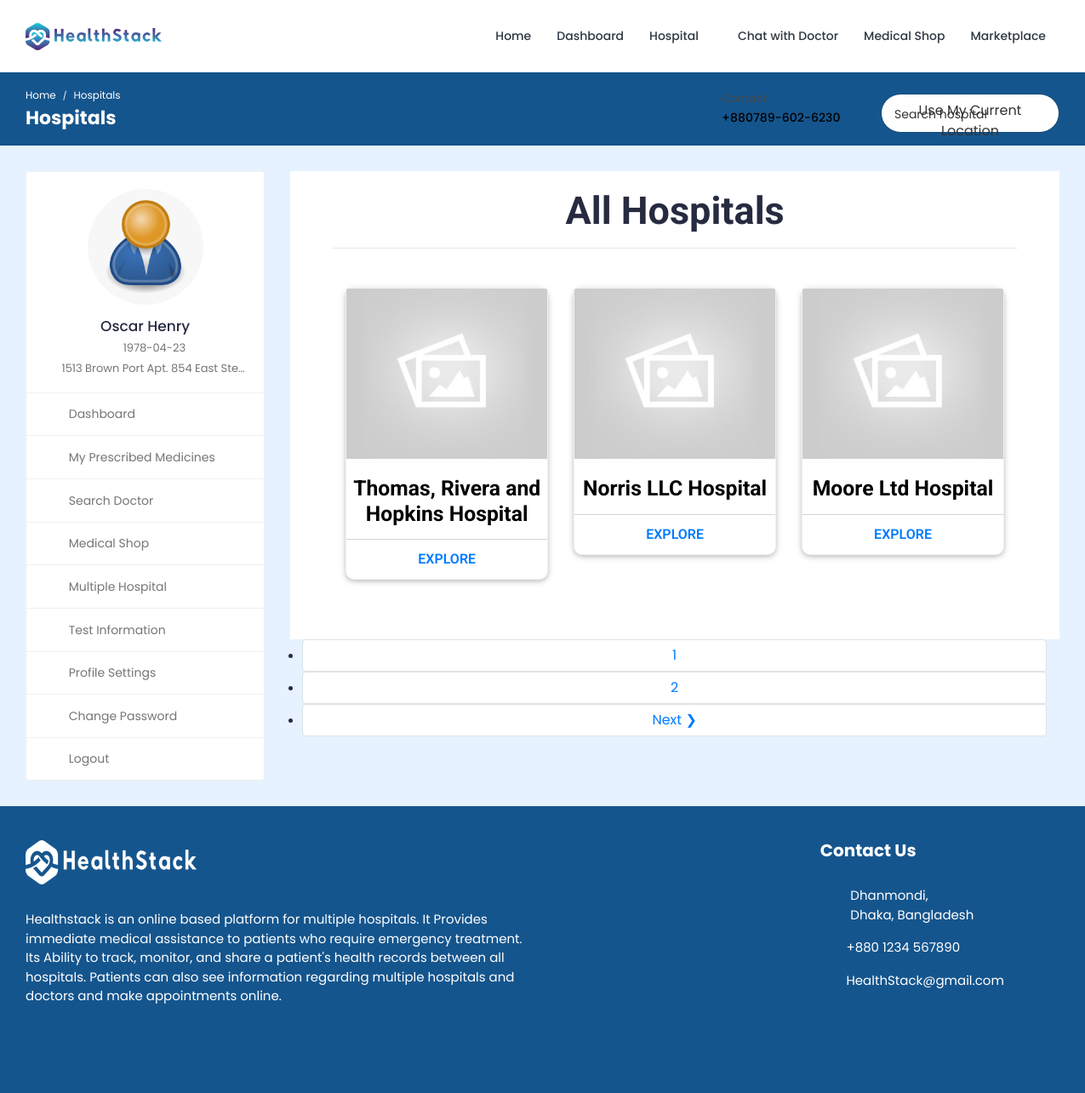
Page /multiple-hospital/ (signed in) on the committed database.
### hospital/models.py (models this page shows, shortened)
class Patient(models.Model):
    patient_id = models.AutoField(primary_key=True)
    user = models.OneToOneField(User, on_delete=models.CASCADE, null=True, blank=True, related_name='patient')
    name = models.CharField(max_length=200, null=True, blank=True)
    username = models.CharField(max_length=200, null=True, blank=True)
    age = models.IntegerField(null=True, blank=True)
    email = models.EmailField(max_length=200, null=True, blank=True)
    phone_number = models.CharField(max_length=20, null=True, blank=True)
    address = models.CharField(max_length=200, null=True, blank=True)
    featured_image = models.ImageField(upload_to='patients/', default='patients/user-default.png', null=True, blank=True)
    blood_group = models.CharField(max_length=200, null=True, blank=True)
    history = models.CharField(max_length=200, null=True, blank=True)
    dob = models.CharField(max_length=200, null=True, blank=True)
    nid = models.CharField(max_length=200, null=True, blank=True)
    serial_number = models.CharField(max_length=200, null=True, blank=True)
    login_status = models.CharField(max_length=200, null=True, blank=True, default="offline")

class Hospital_Information(models.Model):
    HOSPITAL_TYPE = (
        ('private', 'Private hospital'),
        ('public', 'Public hospital'),
    )
    hospital_id = models.AutoField(primary_key=True)
    name = models.CharField(max_length=200, null=True, blank=True)
    address = models.CharField(max_length=200, null=True, blank=True)
    featured_image = models.ImageField(upload_to='hospitals/', default='hospitals/default.png', null=True, blank=True)
    description = models.TextField(null=True, blank=True)
    email = models.EmailField(max_length=200, null=True, blank=True)
    phone_number = models.CharField(max_length=20, null=True, blank=True)
    hospital_type = models.CharField(max_length=200, choices=HOSPITAL_TYPE)
    general_bed_no = models.IntegerField(null=True, blank=True)
    available_icu_no = models.IntegerField(null=True, blank=True)
    regular_cabin_no = models.IntegerField(null=True, blank=True)
    emergency_cabin_no = models.IntegerField(null=True, blank=True)
    vip_cabin_no = models.IntegerField(null=True, blank=True)
    latitude = models.DecimalField(max_digits=9, decimal_places=6, null=True, blank=True)
    longitude = models.DecimalField(max_digits=9, decimal_places=6, null=True, blank=True)

### hospital/views.py (the view)
# urls.py: path('multiple-hospital/', views.multiple_hospital, name='multiple-hospital'),
@csrf_exempt
@login_required(login_url="unified-login")
def multiple_hospital(request):
    if request.user.is_authenticated:
        user_lat = request.GET.get('latitude')
        user_lon = request.GET.get('longitude')
        radius = request.GET.get('radius')
        if request.user.is_patient:
            patient = Patient.objects.get(user=request.user)
            doctors = Doctor_Information.objects.all()
            hospitals, search_query = searchHospitals(request, user_lat, user_lon, radius)
            custom_range, hospitals = paginateHospitals(request, hospitals, 3)
            context = {'patient': patient, 'doctors': doctors, 'hospitals': hospitals, 'search_query': search_query, 'custom_range': custom_range}
            return render(request, 'multiple-hospital.html', context)
        elif request.user.is_doctor:
            doctor = Doctor_Information.objects.get(user=request.user)
            hospitals, search_query = searchHospitals(request, user_lat, user_lon, radius)
            context = {'doctor': doctor, 'hospitals': hospitals, 'search_query': search_query}
            return render(request, 'multiple-hospital.html', context)
    else:
        logout(request)
        messages.error(request, 'Not Authorized')
        return render(request, 'patient-login.html')

### templates/multiple-hospital.html (shortened to what this page needs)
{% load static %}
<!DOCTYPE html>
<html lang="en">
<head>
	<link rel="stylesheet" href="{% static 'HealthStack-System/css/Normal/bootstrap.min.css' %}">
	<link rel="stylesheet" href="{% static 'HealthStack-System/plugins/Normal/fontawesome/css/fontawesome.min.css' %}">
	<link rel="stylesheet" href="{% static 'HealthStack-System/plugins/Normal/fontawesome/css/all.min.css' %}">
	<link rel="stylesheet" href="{% static 'HealthStack-System/css/Normal/style.css' %}">
	<link rel="stylesheet"href="{% static 'HealthStack-System/css/Normal/hospital.css' %}">
	<link rel="stylesheet"href="{% static 'HealthStack-System/css/Normal/search2.css' %}">
	</head>
	<body>
		<div class="main-wrapper">
			<header class="header">
				{% if user.is_authenticated and user.is_patient %}
				{% include 'patient_navbar.html' %}
				{% endif %}
			</header>
			<div class="breadcrumb-bar">
				<div class="container-fluid">
					<div class="row align-items-center">
						<div class="col-md-6 col-6">
							<nav aria-label="breadcrumb" class="page-breadcrumb">
								<ol class="breadcrumb">
									{% if user.is_authenticated and user.is_patient %}
									<li class="breadcrumb-item"><a href="{% url 'patient-dashboard' %}">Home</a></li>
									{% endif %}
									<li class="breadcrumb-item active" aria-current="page">Hospitals</li>
								</ol>
							</nav>
							<h2 class="breadcrumb-title">Hospitals</h2>
						</div>
						<div class="col-md-6 col-6 text-right">
							<div class="top-nav-search">
								<form action="{% url 'multiple-hospital' %}" method="GET">
									<input type="text" class="form-control" placeholder="Search hospital" name="search_query" value="{{search_query}}">
									<button class="btn" type="submit"><i class="fa fa-search"></i></button>
                                    <button type="button" class="btn btn-info" id="use-my-hospital-location-btn">Use My Current Location</button>
								</form>
							</div>
						</div>
					</div>
				</div>
			</div>
			<div class="content">
				<div class="container-fluid">
					<div class="row">
						<div class="col-md-5 col-lg-4 col-xl-3 theiaStickySidebar">
							<div>
								{% if user.is_authenticated and user.is_patient %}
								{% include 'patient-sidebar.html' %}
								{% endif %}
							</div>
						</div>
						<div class="col-md-7 col-lg-8 col-xl-9">
							<section class="wrapper" style="height: 0px;">
								<div class="container-fostrap" style="padding-top: 0px;">
									<h1 class="card-title" style="text-align: center;font-size: 45px;">All Hospitals</h1>
									<hr>
									<div class="content">
										<div class="container">
											<div class="row">
												{% for hospital in hospitals %}
												<div class="col-xs-12 col-sm-4">
													<div class="card">
														<a class="img-card" href="#">
														<img src="{{hospital.featured_image.url}}" />
													  </a>
														<div class="card-content">
															<h4 class="card-title">
																<a href="#"> {{hospital.name}}
															  </a>
															</h4>
														</div>
														<div class="card-read-more">
															<a href="{% url 'hospital-profile' pk=hospital.hospital_id %}" class="btn btn-link btn-block">
																Explore
															</a>
														</div>
													</div>
												</div>
												{% endfor %}
											</div>
										</div>
									</div>
								</div>
							</section>
							{% include 'pagination.html' with queryset=hospitals custom_range=custom_range %}
						</div>
					</div>
				</div>
			</div>
			{% include 'footer.html' %}
		</div>
	</body>
</html>

### templates/patient_navbar.html (shortened to what this page needs)
{% load static %}
<nav class="navbar navbar-expand-lg header-nav">
  <div class="navbar-header">
    <a href="{% url 'hospital_home'%}" class="navbar-brand logo">
      <img
        src="{% static 'HealthStack-System/images/Normal/logo.jpg' %}"
        class="img-fluid"
        alt="Logo"
      />
    </a>
  </div>
  <div class="main-menu-wrapper">
    <ul class="main-nav">
      <li>
        <a href="{% url 'hospital_home'%}">Home</a>
      </li>
      <li>
        <a href="{% url 'patient-dashboard' %}">Dashboard</a>
      </li>
      <li class="has-submenu">
        <a href="#">Hospital <i class="fas fa-chevron-down"></i></a>
      </li>
      {% if user.is_authenticated and user.is_patient %}
      <li>
        <a href="{% url 'chat-home' pk=user.id %}">Chat with Doctor</a>
      </li>
      {% endif %}
      <li>
        <a href="{% url 'pharmacy_shop' %}">Medical Shop</a>
      </li>
      <li class="has-submenu">
        <a href="#">Marketplace <i class="fas fa-chevron-down"></i></a>
      </li>
    </ul>
  </div>
  <ul class="nav header-navbar-rht">
    <li class="nav-item contact-item">
      <div class="header-contact-img">
        <i class="far fa-hospital"></i>
      </div>
      <div class="header-contact-detail">
        <p class="contact-header">Contact</p>
        <p class="contact-info-header">+880{{patient.phone_number}}</p>
      </div>
    </li>
    <li class="nav-item">
        <a class="nav-link" href="{% url 'patient-prescription-medicines' %}">
            <i class="fas fa-pills"></i> My Medicines
        </a>
    </li>
    <li class="nav-item dropdown has-arrow logged-item">
      <a href="#" class="dropdown-toggle nav-link" data-toggle="dropdown">
        <span class="user-img">
        </span>
      </a>
    </li>
  </ul>
</nav>

### templates/patient-sidebar.html
{% load static %}
    <div class="profile-sidebar">
      <div class="widget-profile pro-widget-content">
        <div class="profile-info-widget">
          <a href="#" class="booking-doc-img">
            <img
              src="{{ patient.featured_image.url }}"
              alt="User Image"
            />
          </a>
          <div class="profile-det-info">
            <h3>{{patient.name}}</h3>
            <div class="patient-details">
              <h5>
                <i class="fas fa-birthday-cake"></i> {{ patient.dob }}
              </h5>
              <h5 class="mb-0">
                <i class="fas fa-map-marker-alt"></i>
                {{ patient.address }}
              </h5>
            </div>
          </div>
        </div>
      </div>
      <div class="dashboard-widget">
        <nav class="dashboard-menu sidebar">
          <ul>
            <li>
              <a href="{% url 'patient-dashboard' %}">
                <i class="fas fa-columns"></i>
                <span>Dashboard</span>
              </a>
            </li>
            <li>
                                <a href="{% url 'patient-prescription-medicines' %}">
                                    <i class="fas fa-pills"></i>
                                    <span>My Prescribed Medicines</span>
                                </a>
                            </li>
            <li class="nav-item has-submenu">
              <a href="{% url 'search' %}">
                <i class="fas fa-user-md"></i>
                <span>Search Doctor</span>
              </a>
            </li>
            <li class="has-submenu">
              <a href="{% url 'pharmacy_shop' %}" class="nav-link">
                <i class="fas fa-capsules"></i>
                <span>Medical Shop</span>
              </a>
            </li>
            <li>
                <a href="{% url 'multiple-hospital' %}">
                  <i class="fas fa-hospital"></i>
                  <span>Multiple Hospital</span>
                </a>
            </li>
            <li>
              <a href="{% url 'doctor-test-list'%}" target="_blank">
                <i class="fas fa-hourglass-start"></i>
                <span>Test Information</span>
              </a>
            </li>
            <li>
              <a href="{% url 'profile-settings' %}">
                <i class="fas fa-user-cog"></i>
                <span>Profile Settings</span>
              </a>
            </li>
            <li>
              <a href="{% url 'change-password' pk=user.id%}">
                <i class="fas fa-lock"></i>
                <span>Change Password</span>
              </a>
            </li>
            <li>
              <a href="{% url 'logout' %}">
                <i class="fas fa-sign-out-alt"></i>
                <span>Logout</span>
              </a>
            </li>
          </ul>
        </nav>
      </div>
    </div>

### templates/pagination.html (shortened to what this page needs)
{% if queryset.has_other_pages %}
<div class="pagination">
    <ul class="container">
        {% for page in custom_range %}
        {% if page == queryset.number%}
        <li><a href="?page={{page}}" class="btn page-link btn--sub" data-page="{{page}}">{{page}}</a></li>
        {% else %}
        <li><a href="?page={{page}}" class="btn page-link" data-page="{{page}}">{{page}}</a></li>
        {% endif %}
        {% endfor %}
        {% if queryset.has_next %}
        <li><a href="?page={{queryset.next_page_number}}" class="btn page-link"
                data-page="{{queryset.next_page_number}}">Next &#10095;</a></li>
        {% endif %}
    </ul>
</div>
{% endif %}

### templates/footer.html
{% load static %}
<footer class="footer">
    <div class="footer-top">
      <div class="container-fluid">
        <div class="row">
          <div class="col-lg-6 col-md-6">
            <div class="footer-widget footer-about">
              <div class="footer-logo">
                <img
                  src="{% static 'HealthStack-System/images/Normal/footer_logo.png' %}"
                  alt="logo"
                />
              </div>
              <div class="footer-about-content">
                <p>
                  Healthstack is an online based platform for multiple hospitals. It Provides immediate medical assistance to patients who require emergency treatment. Its Ability to track, monitor, and share a patient's health records between all hospitals. Patients can also see information regarding multiple hospitals and doctors and make appointments online.
                </p>
                <br>
                <div class="social-icon">
                  <ul>
                    <li>
                      <a href="#" target="_blank"
                        ><i class="fab fa-facebook-f"></i>
                      </a>
                    </li>
                    <li>
                      <a href="#" target="_blank"
                        ><i class="fab fa-twitter"></i>
                      </a>
                    </li>
                    <li>
                      <a href="#" target="_blank"
                        ><i class="fab fa-linkedin-in"></i
                      ></a>
                    </li>
                    <li>
                      <a href="#" target="_blank"
                        ><i class="fab fa-instagram"></i
                      ></a>
                    </li>
                    <li>
                      <a href="#" target="_blank"
                        ><i class="fab fa-dribbble"></i>
                      </a>
                    </li>
                  </ul>
                </div>
              </div>
            </div>
          </div>
          <div class="col-lg-3 col-md-6">
          </div>
          <div class="col-lg-3 col-md-6">
            <div class="footer-widget footer-contact">
              <h2 class="footer-title">Contact Us</h2>
              <div class="footer-contact-info">
                <div class="footer-address">
                  <span><i class="fas fa-map-marker-alt"></i></span>
                  <p>
                    Dhanmondi,<br />
                    Dhaka, Bangladesh
                  </p>
                </div>
                <p>
                  <i class="fas fa-phone-alt"></i>
                  +880 1234 567890
                </p>
                <p class="mb-0">
                  <i class="fas fa-envelope"></i>
                  HealthStack@gmail.com
                </p>
              </div>
            </div>
          </div>
        </div>
      </div>
    </div>
  </footer>

### rows in the picture
Patient: phone_number "789-602-6230", featured_image (placeholder picture), name "Oscar Henry", dob "1978-04-23", address "1513 Brown Port Apt. 854 East Ste…"
Hospital_Information: featured_image (placeholder picture), name "Thomas, Rivera and Hopkins Hospital"
Hospital_Information: featured_image (placeholder picture), name "Norris LLC Hospital"
Hospital_Information: featured_image (placeholder picture), name "Moore Ltd Hospital"

### other values in the picture
{{ page }} "1"
{{ page }} "2"
